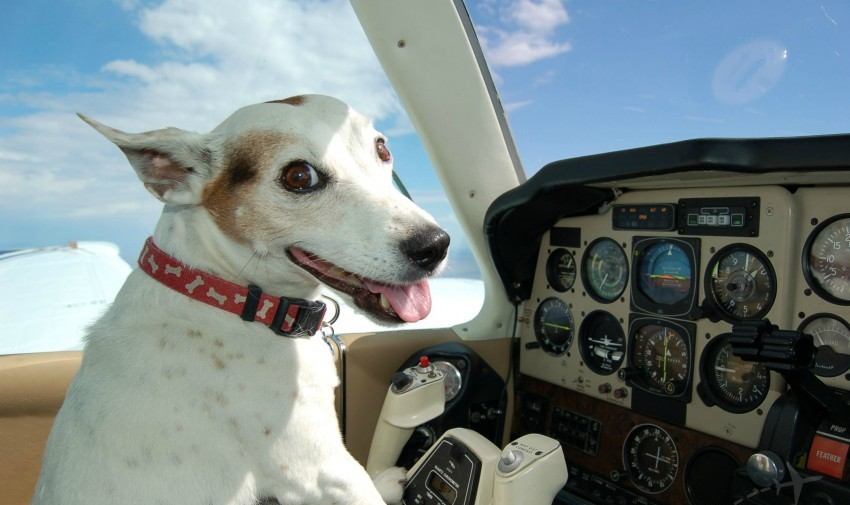
#> input picture test.jpg, 850 x 505 px
$ python klt.py
#> lines starting #> are read from the running program, lines starting #| are printed output that depends on the picture; after the words box and inside, x2 and y2 are one past the last pixel; in counts of white or black regions, pixels touching at a corner belong together
import numpy as np
import cv2
import sys

filename = sys.argv[1] if len(sys.argv)>1 else "test.jpg"


img = cv2.imread(filename)
#> img is the input picture: shape (505, 850, 3); mean B, G, R 131.5, 131, 118.6
gray = cv2.cvtColor(img,cv2.COLOR_BGR2GRAY)
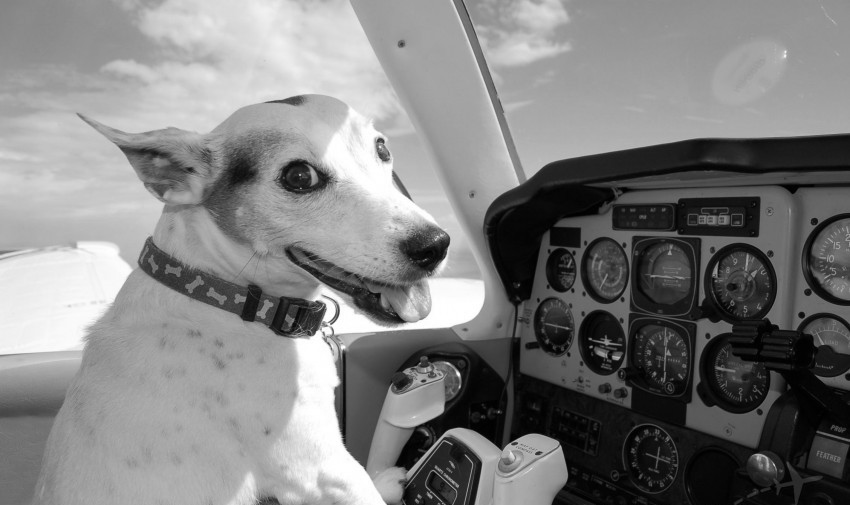
#> gray: shape (505, 850); min 0, max 255, mean 127.3

corners = cv2.goodFeaturesToTrack(gray,25,0.01,10)
#> corners = 25 rows, first 8: [299, 174], [421, 381], [517, 443], [535, 454], [331, 324], [341, 349], [431, 497], [459, 376]
corners = np.int0(corners)


for i in corners:
    x,y = i.ravel() # a numpy array reshaping thingy
    cv2.circle(img,(x,y),3,255,-1)
#> this loop made 25 passes
#> (x, y) on passes 1 to 12: (299, 174), (421, 381), (517, 443), (535, 454), (331, 324), (341, 349), (431, 497), (459, 376), (379, 146), (457, 486), (418, 495), (591, 346)
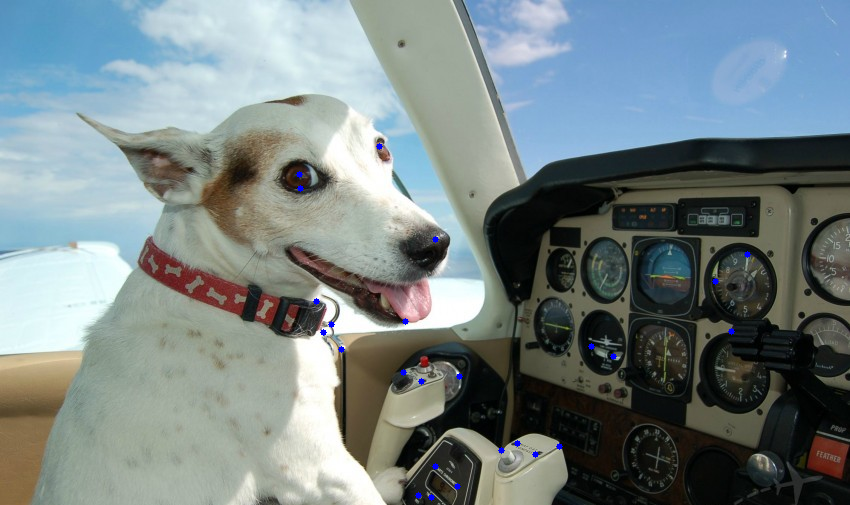
#> img: shape (505, 850, 3); 0.17% of pixels changed, all inside (x1, y1, x2, y2) = (296, 143, 751, 501)

cv2.imshow('dst',img)

fn="out/kltfile.jpg";
cv2.imwrite(fn,img);
if cv2.waitKey(0) & 0xff == 27:
#> (key Esc is pressed here)
    cv2.destroyAllWindows()
